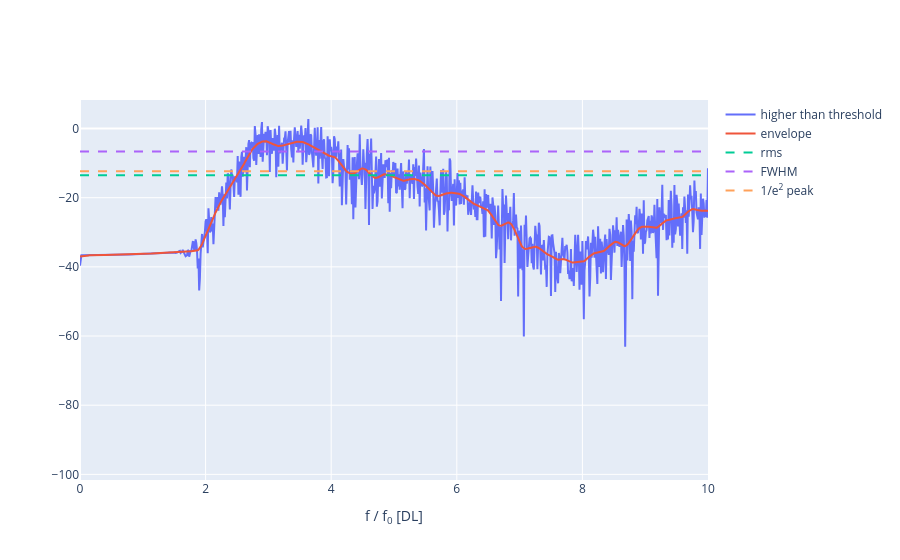

Notebook code for this chart:
### Markdown cell above
### Calculating bandwidth of nodes above the kurtosis threshold

### Code cell
psd_rec_higher, freq_higher = psd(reconstructions[0], sampling_rate, frequency)
psd_rec_lower, freq_lower = psd(reconstructions[1], sampling_rate, frequency)

# Generate polynomial fitting of the PSD curve
psd_curve_db = ndi.gaussian_filter1d(to_dB(psd_rec_higher), 7)
psd_curve = 10 ** (psd_curve_db / 10)

rms = np.sqrt(np.mean(psd_curve**2))
half_peak = max(psd_curve) / 2
e_peak = max(psd_curve) / np.e**2

broadband_lines = {
    "rms": rms, 
    "FWHM": half_peak, 
    "1/e<sup>2</sup> peak": e_peak
}

fig = go.Figure()
fig.add_trace(
    go.Scatter(
        x=freq_higher,
        y=to_dB(psd_rec_higher),
        mode="lines",
        name="higher than threshold",
    )
)
fig.add_trace(
    go.Scatter(
        x=freq_higher,
        y=psd_curve_db,
        name="envelope"
    )
)

for line_name, line in broadband_lines.items():
    db_line = 10 * np.log10(line)
    fig.add_trace(
        go.Scatter(
            x=freq_higher,
            y=db_line*np.ones(len(freq_higher)),
            line=dict(dash="dash"),
            name=line_name
        )
    )
fig.update_layout(
    xaxis=dict(title="f / f<sub>0</sub> [DL]", range=[0, 10]),
)

fig.show()

### Figure 1 — Plotly figure (JSON) as saved in the notebook; plotly's stock layout.template omitted (floating-point values rounded to 4 significant figures; data arrays with more than 128 entries replaced by an {"elided": "..."} marker saying what was removed)
{"data": [{"mode": "lines", "name": "higher than threshold", "type": "scatter", "x": {"elided": "8000 float values"}, "y": {"elided": "8000 float values"}}, {"name": "envelope", "type": "scatter", "x": {"elided": "8000 float values"}, "y": {"elided": "8000 float values"}}, {"line": {"dash": "dash"}, "name": "rms", "type": "scatter", "x": {"elided": "8000 float values"}, "y": {"elided": "8000 float values"}}, {"line": {"dash": "dash"}, "name": "FWHM", "type": "scatter", "x": {"elided": "8000 float values"}, "y": {"elided": "8000 float values"}}, {"line": {"dash": "dash"}, "name": "1/e<sup>2</sup> peak", "type": "scatter", "x": {"elided": "8000 float values"}, "y": {"elided": "8000 float values"}}], "layout": {"xaxis": {"range": [0, 10], "title": {"text": "f / f<sub>0</sub> [DL]"}}}}
